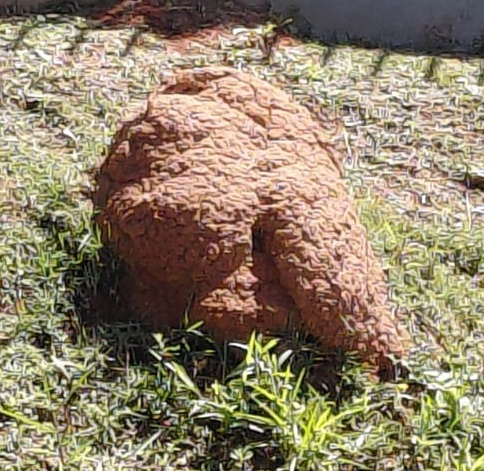
#> input picture 05 atividade/image/cupinzeiro.jpeg, 484 x 471 px, found by its file name
$ python main.py
#> lines starting #> are read from the running program, lines starting #| are printed output that depends on the picture; after the words box and inside, x2 and y2 are one past the last pixel; in counts of white or black regions, pixels touching at a corner belong together
import cv2
import numpy as np

caminho_imagem = "05 atividade/image/cupinzeiro.jpeg"
imagem = cv2.imread(caminho_imagem)
#> imagem is the input picture: shape (471, 484, 3); mean B, G, R 106.1, 129.6, 144.4

if imagem is None:
    raise FileNotFoundError(f"Imagem não encontrada: {caminho_imagem}")

largura = 800
proporcao = largura / imagem.shape[1]
#> proporcao = 1.65
altura = int(imagem.shape[0] * proporcao)
#> altura = 778
imagem = cv2.resize(imagem, (largura, altura))
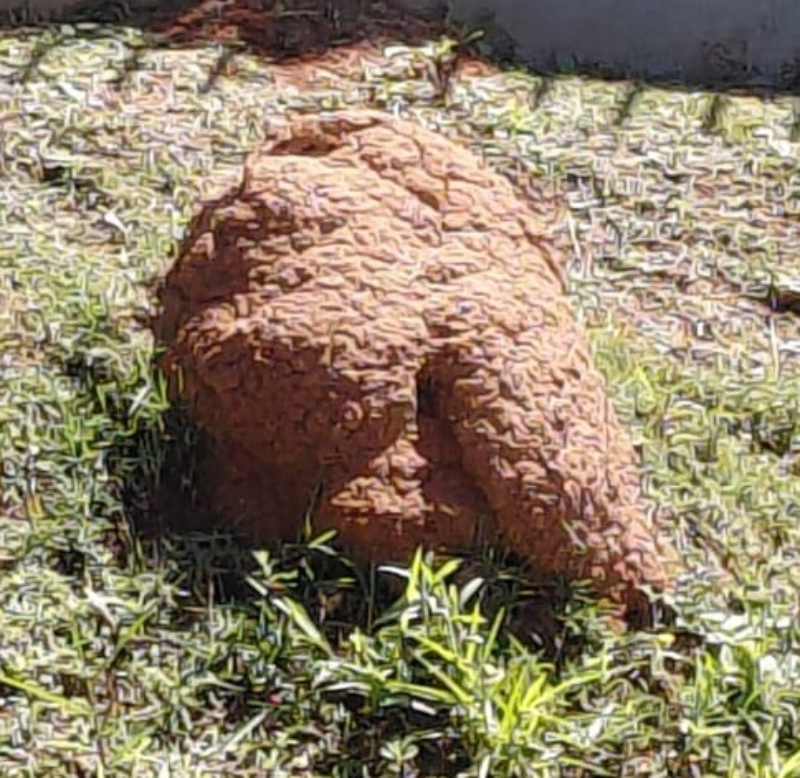
#> imagem: shape (778, 800, 3); mean B, G, R 106, 129.4, 144.3

hsv = cv2.cvtColor(imagem, cv2.COLOR_BGR2HSV)
#> hsv: shape (778, 800, 3); mean H, S, V 26.5, 80, 145.5
desfoque = cv2.GaussianBlur(hsv, (5, 5), 0)
#> desfoque: shape (778, 800, 3); mean H, S, V 26.5, 79.9, 145.5

h_min = 6
s_min = 60
v_min = 40

h_max = 24
s_max = 240
v_max = 190

limite_inferior = np.array([h_min, s_min, v_min])
limite_superior = np.array([h_max, s_max, v_max])

mascara = cv2.inRange(desfoque, limite_inferior, limite_superior)
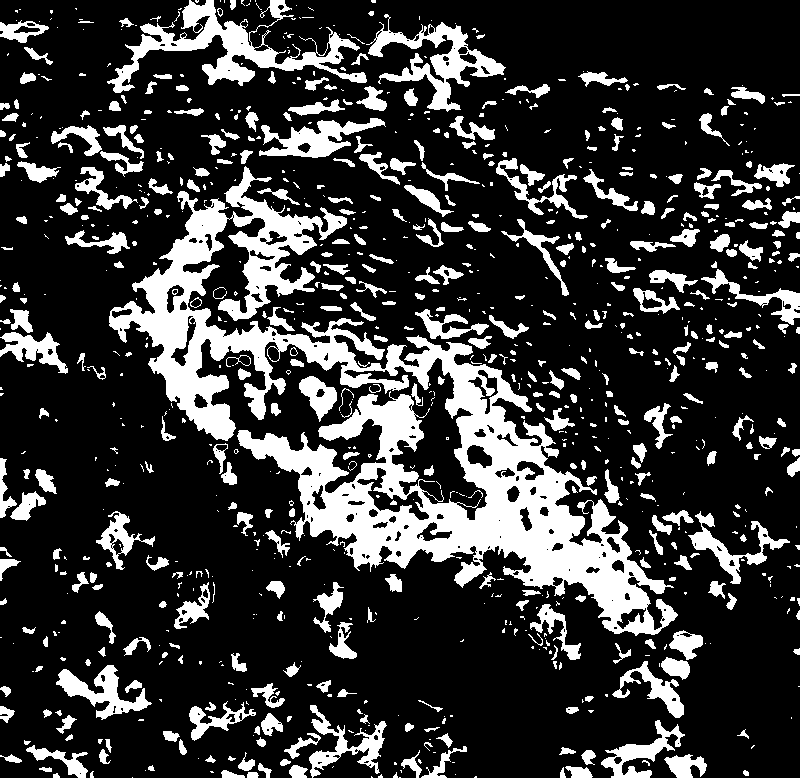
#> mascara: shape (778, 800); 21.9% white; 946 white regions (510 under 20 px), largest, box (x1, y1, x2, y2) and area: (109, 166, 678, 636) 61304, (107, 0, 367, 93) 6490, (366, 14, 506, 112) 3839

kernel_abertura = cv2.getStructuringElement(cv2.MORPH_RECT, (5, 5))
mascara_limpa = cv2.morphologyEx(mascara, cv2.MORPH_OPEN, kernel_abertura)
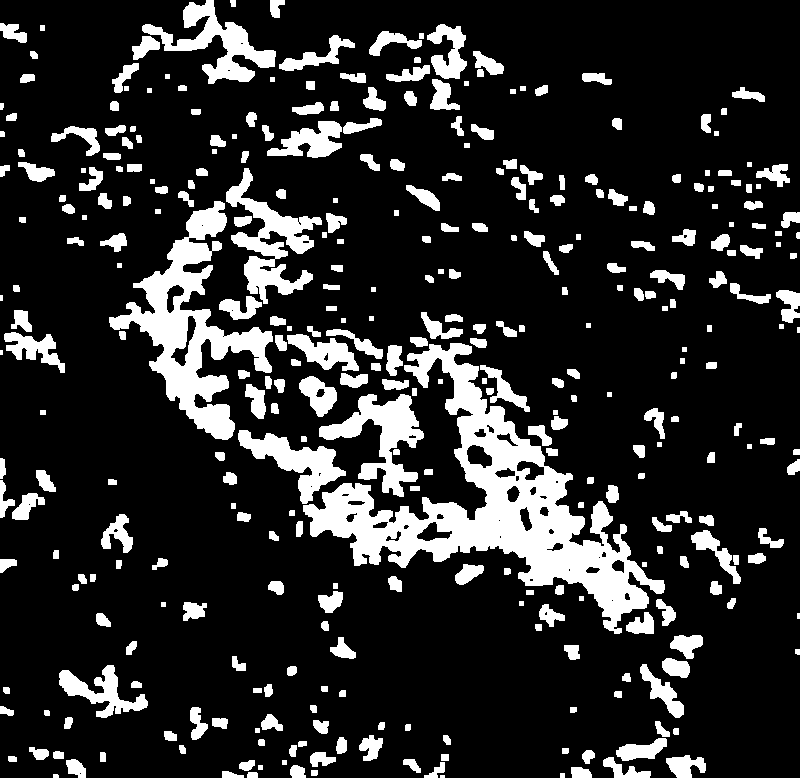
#> mascara_limpa: shape (778, 800); 17.1% white; 350 white regions (5 under 20 px), largest, box (x1, y1, x2, y2) and area: (303, 343, 665, 634) 26670, (109, 201, 273, 440) 11723, (226, 168, 322, 304) 4379

tamanho_fechamento = 15
kernel_fechamento = cv2.getStructuringElement(cv2.MORPH_ELLIPSE, (tamanho_fechamento, tamanho_fechamento))
mascara_final = cv2.morphologyEx(mascara_limpa, cv2.MORPH_CLOSE, kernel_fechamento)
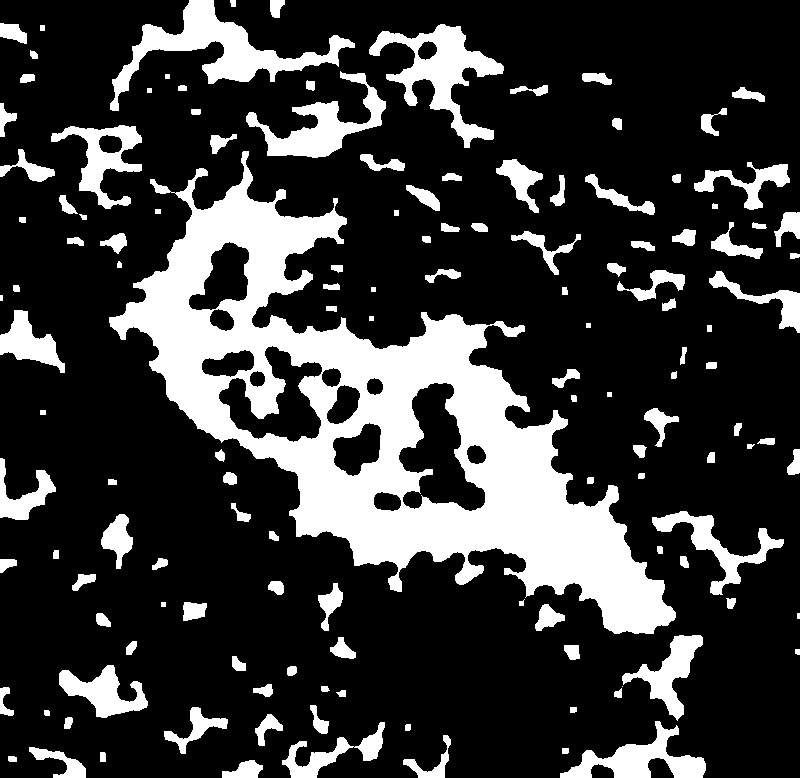
#> mascara_final: shape (778, 800); 22.4% white; 135 white regions (3 under 20 px)

area_minima = 4000

contornos, _ = cv2.findContours(mascara_final, cv2.RETR_EXTERNAL, cv2.CHAIN_APPROX_SIMPLE)
#> contornos = 135 contours, 13 with area under 20; largest, box (x1, y1, x2, y2) and area: (109, 151, 676, 634) 96766, (110, 0, 355, 111) 6396, (369, 24, 504, 148) 5290, (246, 71, 386, 158) 3606, (560, 721, 706, 778) 2950
imagem_resultado = imagem.copy()

maior_contorno = None
area_maxima = 0

for cnt in contornos:
    area = cv2.contourArea(cnt)
    if area > area_minima and area > area_maxima:
        maior_contorno = cnt
        area_maxima = area
#> this loop made 135 passes
#> (area, area_maxima) on pass 112: (96766.5, 96766.5)
#> area on passes 1 to 6: 420, 38, 44.5, 29.5, 617.5, 477.5
#> after the loop, area_maxima = 96766.5; maior_contorno = contour of 1296 points, box (x1, y1, x2, y2) (109, 151, 676, 634), area 96766

if maior_contorno is not None:
    cv2.drawContours(imagem_resultado, [maior_contorno], -1, (0, 255, 0), 3)

    x, y, w, h = cv2.boundingRect(maior_contorno)
#> x = 109; y = 151; w = 567; h = 483
    cv2.putText(imagem_resultado, f"Area: {area_maxima:.0f} px", (x, max(y - 10, 25)),
                cv2.FONT_HERSHEY_SIMPLEX, 0.8, (0, 255, 0), 2)
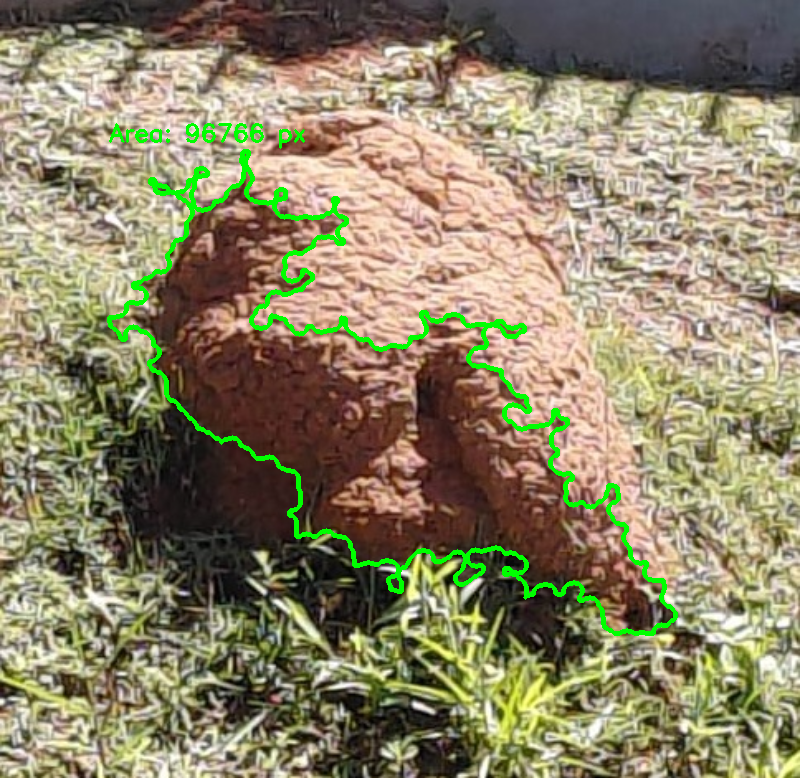
#> imagem_resultado: shape (778, 800, 3); mean B, G, R 103.6, 132.8, 140.7

    print(f"Área detectada: {area_maxima:.2f} px²")
#| Área detectada: 96766.50 px²
else:
    print("Nenhum contorno válido encontrado com a área mínima definida.")

cv2.imshow("Mascara (Preto e Branco)", mascara_final)
cv2.imshow("Resultado", imagem_resultado)
cv2.waitKey(0)
cv2.destroyAllWindows()
